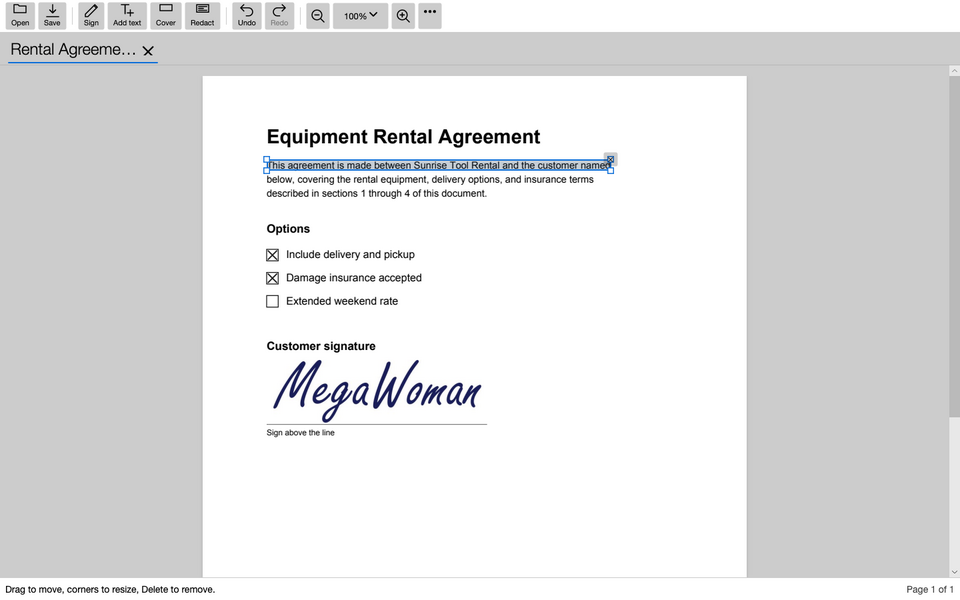
#> input picture website/megapdf/shot-desktop.png, 960 x 600 px
$ python make_social_card.py
#> lines starting #> are read from the running program, lines starting #| are printed output that depends on the picture; after the words box and inside, x2 and y2 are one past the last pixel; in counts of white or black regions, pixels touching at a corner belong together
#!/usr/bin/env python3
"""Builds website/megapdf/social-card.png, the 1200 x 630 picture a chat app or social
site shows when someone shares a link to the site (og:image, #845).

Run: python3 website/make_social_card.py

Everything comes from this repository: the site's own screenshots, the app icon and
the self-hosted Space Grotesk (#846), so the card can be rebuilt after a release
re-shoots the screenshots, with nothing fetched from anywhere. Needs Pillow, and
fontTools with brotli to read the woff2 font.
"""

import io
import os

from fontTools.ttLib import TTFont
from PIL import Image, ImageDraw, ImageFilter, ImageFont

SITE = os.path.join(os.path.dirname(os.path.abspath(__file__)), "megapdf")
W, H = 1200, 630
BG_TOP, BG_BOTTOM = (12, 18, 32), (16, 35, 59)
TEXT, ACCENT, MUTED = (226, 232, 240), (53, 182, 224), (169, 180, 204)


def font(size, weight):
    """Space Grotesk at a given weight, from the site's own woff2 (a variable font)."""
    tt = TTFont(os.path.join(SITE, "fonts", "space-grotesk-latin.woff2"))
    tt.flavor = None
    buf = io.BytesIO()
    tt.save(buf)
    buf.seek(0)
    f = ImageFont.truetype(buf, size)
    try:
        f.set_variation_by_axes([weight])
    except (OSError, AttributeError):
        pass
    return f


def rounded(img, radius):
    mask = Image.new("L", img.size, 0)
    ImageDraw.Draw(mask).rounded_rectangle((0, 0, img.size[0] - 1, img.size[1] - 1), radius, fill=255)
    out = img.convert("RGBA")
    out.putalpha(mask)
    return out


def shadowed(canvas, img, xy, radius=28, offset=18):
    shadow = Image.new("RGBA", (img.size[0] + radius * 4, img.size[1] + radius * 4), (0, 0, 0, 0))
    ImageDraw.Draw(shadow).rounded_rectangle(
        (radius * 2, radius * 2, radius * 2 + img.size[0], radius * 2 + img.size[1]), 18, fill=(0, 0, 0, 150))
    shadow = shadow.filter(ImageFilter.GaussianBlur(radius))
    canvas.alpha_composite(shadow, (xy[0] - radius * 2, xy[1] - radius * 2 + offset))
    canvas.alpha_composite(img, xy)


def main():
    card = Image.new("RGBA", (W, H))
#> card: PIL image 1200x630 RGBA; every value is 0
    draw = ImageDraw.Draw(card)
    for y in range(H):
        t = y / (H - 1)
        draw.line([(0, y), (W, y)], fill=tuple(round(a + (b - a) * t) for a, b in zip(BG_TOP, BG_BOTTOM)))

    # Right: the Mac window, with the phone in front of its corner.
    laptop = Image.open(os.path.join(SITE, "shot-desktop.png")).convert("RGB")
    laptop = laptop.resize((560, round(560 * laptop.size[1] / laptop.size[0])), Image.LANCZOS)
#> laptop: PIL image 560x350 RGB
    shadowed(card, rounded(laptop, 12), (590, 120))
#> in rounded, `mask = Image.new("L", img.size, 0)`: mask: PIL image 560x350 L; every value is 0
#> in rounded, `ImageDraw.Draw(mask).rounded_rectangle((0, 0, img.size[0] - 1, img.siz..`:
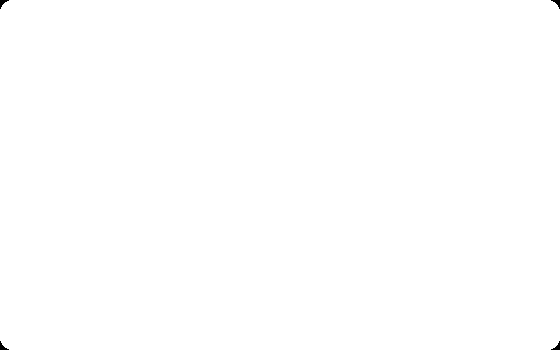
#> mask: PIL image 560x350 L; 99.9% white; 4 black regions, box (x1, y1, x2, y2) and area: (0, 0, 9, 9) 34, (551, 0, 560, 9) 34, (0, 341, 9, 350) 34, (551, 341, 560, 350) 34
#> in shadowed, `shadow = Image.new("RGBA", (img.size[0] + radius * 4, img.size[1] + ra..`: shadow: PIL image 672x462 RGBA; every value is 0
#> in shadowed, `shadow = shadow.filter(ImageFilter.GaussianBlur(radius))`:
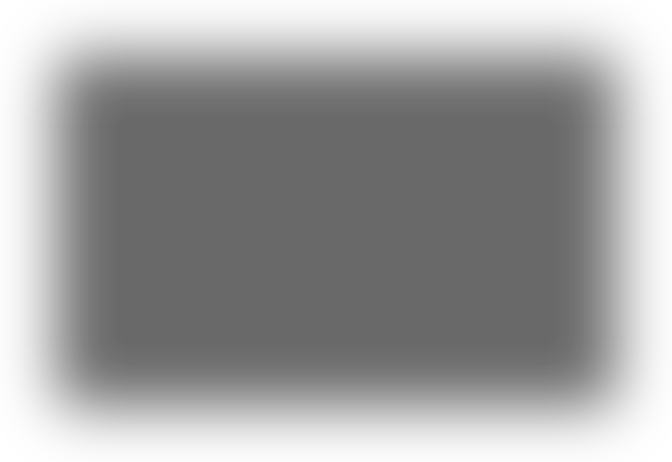
#> shadow: PIL image 672x462 RGBA; mean R, G, B, A 0, 0, 0, 94.9; transparent parts drawn white
    phone = Image.open(os.path.join(SITE, "screenshot-viewer.png")).convert("RGB")
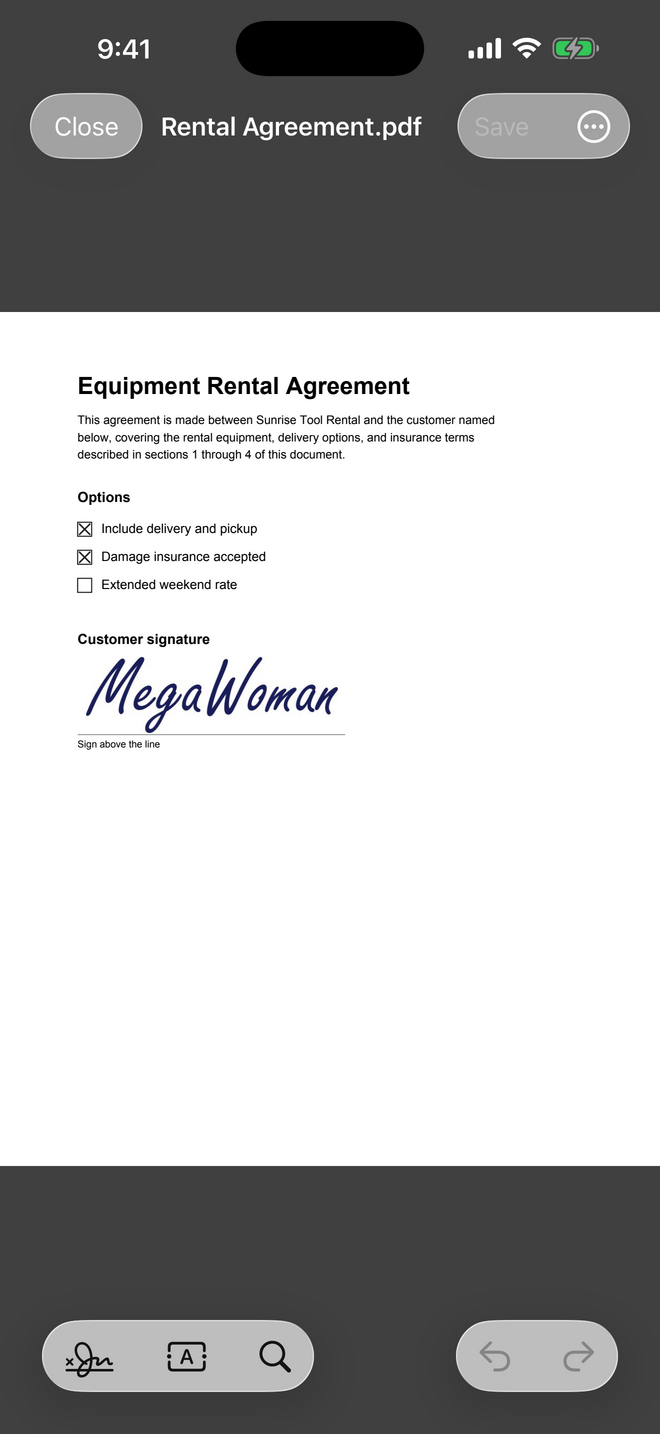
#> input picture website/megapdf/screenshot-viewer.png, 660 x 1434 px
    phone = phone.resize((190, round(190 * phone.size[1] / phone.size[0])), Image.LANCZOS)
#> phone: PIL image 190x413 RGB
    shadowed(card, rounded(phone, 22), (1000, 210))
#> call 2 of rounded, with radius = 22
#> in rounded (call 2), `mask = Image.new("L", img.size, 0)`: mask: PIL image 190x413 L; every value is 0
#> in rounded (call 2), `ImageDraw.Draw(mask).rounded_rectangle((0, 0, img.size[0] - 1, img.siz..`:
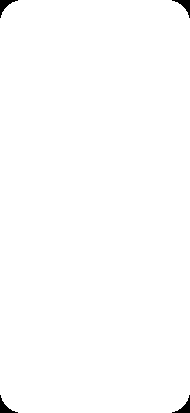
#> mask: PIL image 190x413 L; 99.4% white; 4 black regions, box (x1, y1, x2, y2) and area: (0, 0, 18, 18) 111, (172, 0, 190, 18) 111, (0, 395, 18, 413) 111, (172, 395, 190, 413) 111
#> call 2 of shadowed, with xy = (1000, 210), radius = 28, offset = 18
#> in shadowed (call 2), `shadow = Image.new("RGBA", (img.size[0] + radius * 4, img.size[1] + ra..`: shadow: PIL image 302x525 RGBA; every value is 0
#> in shadowed (call 2), `ImageDraw.Draw(shadow).rounded_rectangle( (radius * 2, radius * 2, rad..`:
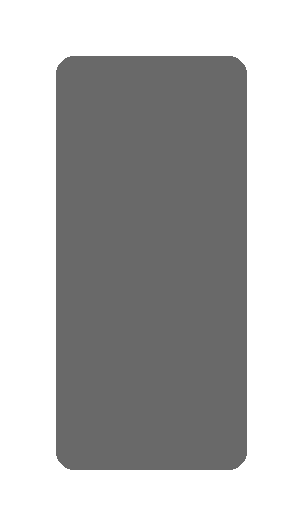
#> shadow: PIL image 302x525 RGBA; mean R, G, B, A 0, 0, 0, 74.5; transparent parts drawn white
#> in shadowed (call 2), `shadow = shadow.filter(ImageFilter.GaussianBlur(radius))`:
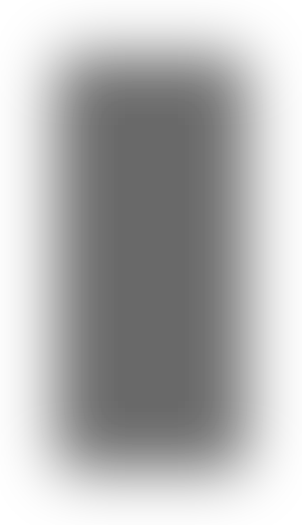
#> shadow: PIL image 302x525 RGBA; mean R, G, B, A 0, 0, 0, 74.4; transparent parts drawn white
#> in shadowed (call 2), `canvas.alpha_composite(img, xy)`:
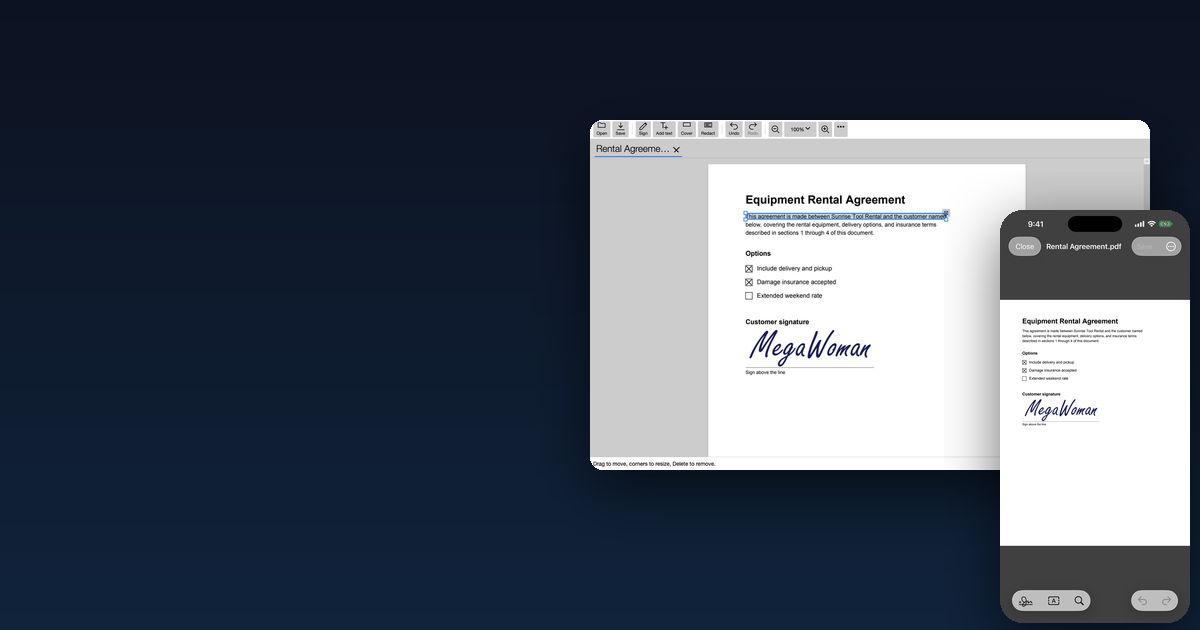
#> canvas: PIL image 1200x630 RGBA; mean R, G, B, A 75.1, 83.5, 96.3, 255

    # Left: the name, the promise, the platforms.
#> (the run stopped early here; a loop or call above may not have finished)
